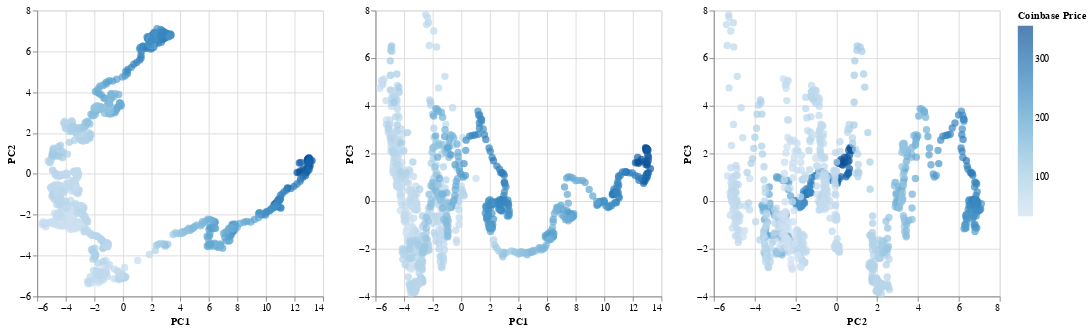

The code cell stored with this chart in its notebook:
### Code cell
import altair as alt

# Create a DataFrame for the Coinbase principal components
coinbase_pca_df = pd.DataFrame(
    data=coinbase_principal_components,
    columns=[f"PC{i+1}" for i in range(3)]
)

# Add the target variable to the DataFrame
coinbase_pca_df["coinbase_price"] = y_coinbase.values

# Create a scatter plot of PC1 and PC2 colored by the target variable
coin1 = alt.Chart(coinbase_pca_df).mark_circle(size=60).encode(
    x="PC1",
    y="PC2",
    color=alt.Color("coinbase_price", title="Coinbase Price"),
    tooltip=["coinbase_price"]
)

# Create a scatter plot of PC1 and PC3 colored by the target variable
coin2 = alt.Chart(coinbase_pca_df).mark_circle(size=60).encode(
    x="PC1",
    y="PC3",
    color="coinbase_price",
    tooltip=["coinbase_price"]
)

# Create a scatter plot of PC2 and PC3 colored by the target variable
coin3 = alt.Chart(coinbase_pca_df).mark_circle(size=60).encode(
    x="PC2",
    y="PC3",
    color="coinbase_price",
    tooltip=["coinbase_price"]
)

# Display the scatter plots
coinbase_pca_chart = coin1 | coin2 | coin3

coinbase_pca_chart

### Figure 1 — Vega-Lite specification as saved in the notebook (floating-point values rounded to 4 significant figures; data arrays with more than 128 entries replaced by an {"elided": "..."} marker saying what was removed)
{"config": {"view": {"continuousWidth": 300, "continuousHeight": 300}}, "hconcat": [{"mark": {"type": "circle", "size": 60}, "encoding": {"color": {"field": "coinbase_price", "title": "Coinbase Price", "type": "quantitative"}, "tooltip": [{"field": "coinbase_price", "type": "quantitative"}], "x": {"field": "PC1", "type": "quantitative"}, "y": {"field": "PC2", "type": "quantitative"}}}, {"mark": {"type": "circle", "size": 60}, "encoding": {"color": {"field": "coinbase_price", "type": "quantitative"}, "tooltip": [{"field": "coinbase_price", "type": "quantitative"}], "x": {"field": "PC1", "type": "quantitative"}, "y": {"field": "PC3", "type": "quantitative"}}}, {"mark": {"type": "circle", "size": 60}, "encoding": {"color": {"field": "coinbase_price", "type": "quantitative"}, "tooltip": [{"field": "coinbase_price", "type": "quantitative"}], "x": {"field": "PC2", "type": "quantitative"}, "y": {"field": "PC3", "type": "quantitative"}}}], "data": {"name": "data-ee2da7d44ed8805de35c17acc6ca26b9"}, "$schema": "https://vega.github.io/schema/vega-lite/v5.17.0.json", "datasets": {"data-ee2da7d44ed8805de35c17acc6ca26b9": {"elided": "966 records"}}}
